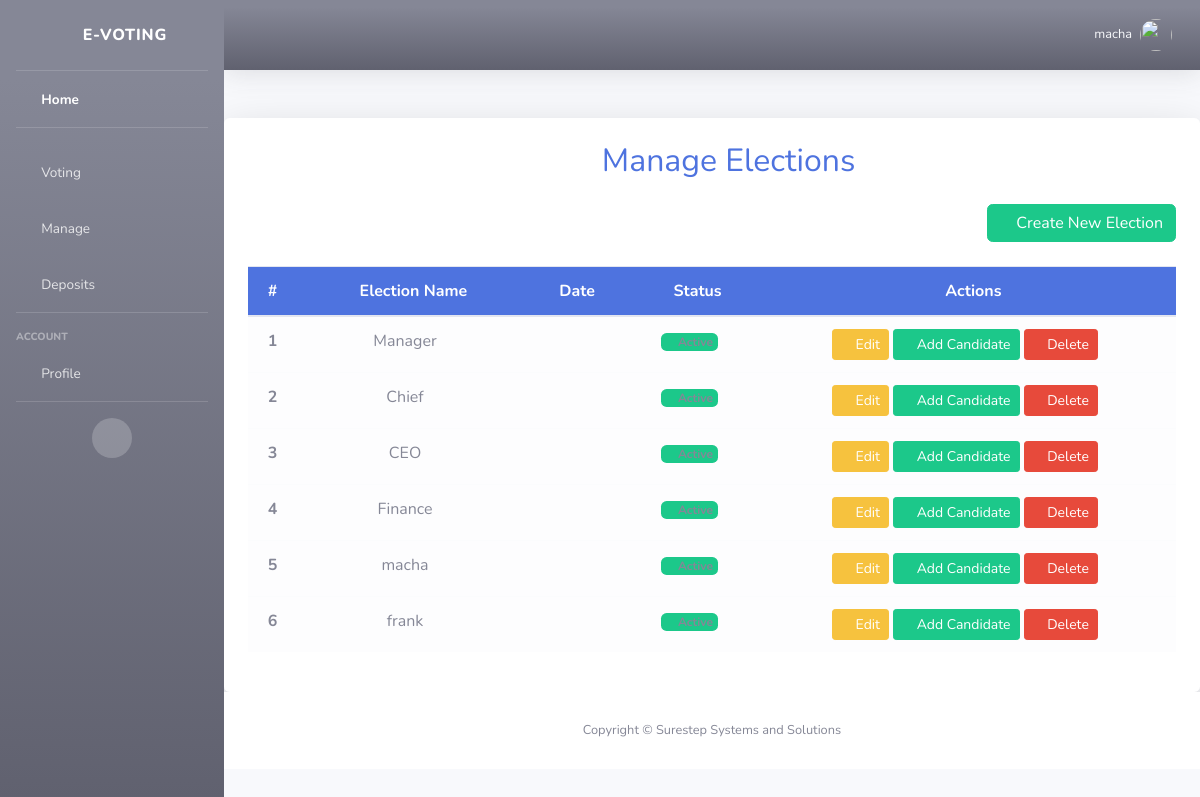
Before: /man_elections (signed in) with the older database file.
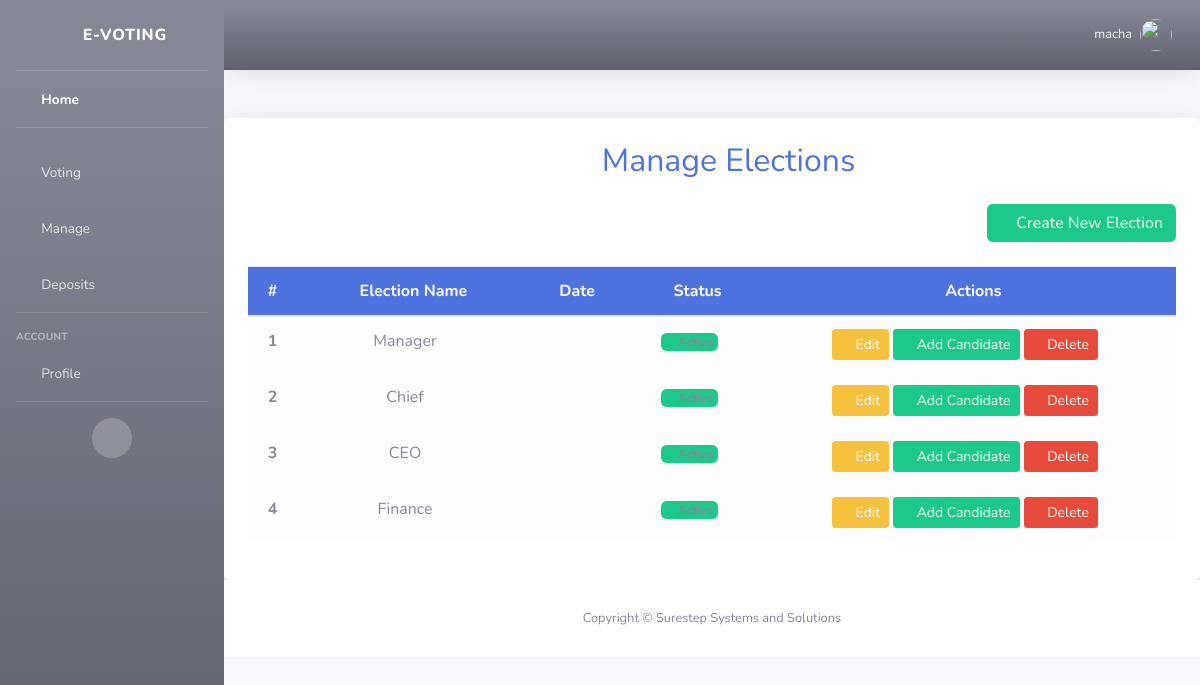
After: the same page with the newer database file.
### webapp/models.py (models this page shows, shortened)
class Election(models.Model):
    STATUS_CHOICES = [
        ('pending', 'Pending'),
        ('active', 'Active'),
    ]
    name = models.CharField(max_length=255, unique=True)
    date = models.DateField()
    created_at = models.DateTimeField(default=timezone.now)
    status = models.CharField(max_length=10, choices=STATUS_CHOICES, default='pending')

### webapp/views.py (the view)
# urls.py: path('man_elections', views.manage_elections, name='man_elections'),
@login_required
def manage_elections(request):
    if request.method == "POST":
        election_id = request.POST.get("election_id")
        election = get_object_or_404(Election, id=election_id)
        election.delete()
        messages.success(request, "Election deleted successfully!")
        return redirect('manage_elections')  # Redirect after deletion
    elections = Election.objects.all()
    return render(request, 'man_elections.html', {'elections': elections})

### webapp/templates/man_elections.html (shortened to what this page needs)
{% extends 'base.html' %}
{% load static %}
{% block content %}
<div class="container mt-5 p-4 shadow-lg bg-white rounded">
    <h2 class="text-center mb-4 text-primary">
        <i class="fas fa-cogs"></i> Manage Elections
    </h2>
    <div class="d-flex justify-content-end mb-4">
        <a href="{% url 'create_election' %}" class="btn btn-success">
            <i class="fas fa-plus-circle"></i> Create New Election
        </a>
    </div>
    <div class="table-responsive">
        <table class="table table-hover text-center align-middle">
            <thead class="bg-primary text-white">
                <tr>
                    <th scope="col">#</th>
                    <th scope="col"><i class="fas fa-poll"></i> Election Name</th>
                    <th scope="col"><i class="fas fa-calendar-alt"></i> Date</th>
                    <th scope="col"><i class="fas fa-info-circle"></i> Status</th>
                    <th scope="col"><i class="fas fa-tools"></i> Actions</th>
                </tr>
            </thead>
            <tbody>
                {% for election in elections %}
                <tr class="table-light">
                    <th scope="row">{{ forloop.counter }}</th>
                    <td class="fw-bold">{{ election.name }}</td>
                    <td>{{ election.election_date }}</td>
                    <td>
                        {% if election.status == 'pending' %}
                        <span class="badge bg-warning text-dark"><i class="fas fa-clock"></i> Pending</span>
                        {% elif election.status == 'active' %}
                        <span class="badge bg-success"><i class="fas fa-check-circle"></i> Active</span>
                        {% else %}
                        <span class="badge bg-secondary"><i class="fas fa-flag-checkered text-light"></i> <span class="text-light">Completed</span></span>
                        {% endif %}
                    </td>
                    <td>
                        <button class="btn btn-warning btn-sm edit-election-btn"
                            data-id="{{ election.id }}"
                            data-name="{{ election.name }}"
                            data-status="{{ election.status }}"
                            data-date="{{ election.election_date }}">
                            <i class="fas fa-edit"></i> Edit
                        </button>
                        <a href="{% url 'create_candidate' %}?id={{ election.id }}" class="btn btn-success btn-sm">
                            <i class="fas fa-plus"></i> Add Candidate
                        </a>
                        <a href="{% url 'delete_election' %}?id={{ election.id }}" class="btn btn-danger btn-sm">
                            <i class="fas fa-trash-alt"></i> Delete
                        </a>
                    </td>
                </tr>
                {% empty %}
                <tr>
                    <td colspan="5" class="text-center text-muted">
                        <i class="fas fa-info-circle"></i> No elections available.
                    </td>
                </tr>
                {% endfor %}
            </tbody>
        </table>
    </div>
</div>
{% endblock %}

### webapp/templates/base.html (shortened to what this page needs)
{% load static %}
<!DOCTYPE html>
<html lang="en">
<head>
    <link href="{% static "vendor/fontawesome-free/css/all.min.css" %}" rel="stylesheet" type="text/css">
    <link href="{% static "css/sb-admin-2.min.css" %}" rel="stylesheet">
    <link href="{% static "vendor/datatables/dataTables.bootstrap4.min.css" %}" rel="stylesheet">
</head>
<body id="page-top">
    <div id="wrapper">
        <ul class="navbar-nav bg-gradient-secondary sidebar sidebar-dark accordion" id="accordionSidebar">
            <a class="sidebar-brand d-flex align-items-center justify-content-center" href="#">
                <div class="sidebar-brand-icon rotate-n-15">
                    <i class="fas fa-poll"></i>
                </div>
                <div class="sidebar-brand-text mx-3">E-Voting</div>
            </a>
            <hr class="sidebar-divider my-0">
            <li class="nav-item active">
                <a class="nav-link" href="#">
                    <i class="fas fa-fw fa-home"></i>
                    <span>Home</span>
                </a>
            </li>
            <hr class="sidebar-divider">
            <li class="nav-item">
                <a class="nav-link collapsed" href="#" data-toggle="collapse" data-target="#collapseLoans" aria-expanded="true" aria-controls="collapseLoans">
                    <i class="fas fa-fw fa-receipt"></i>
                    <span>Voting</span>
                </a>
                <div id="collapseLoans" class="collapse" aria-labelledby="headingLoans" data-parent="#accordionSidebar">
                <li class="nav-item">
                    <a class="nav-link collapsed" href="#" data-toggle="collapse" data-target="#collapsemanage" aria-expanded="true" aria-controls="collapsemanage">
                        <i class="fas fa-fw fa-receipt"></i>
                        <span>Manage</span>
                    </a>
                </li>
            <li class="nav-item">
                <a class="nav-link" href="#">
                    <i class="fas fa-fw fa-hand-holding-usd"></i>
                    <span>Deposits</span>
                </a>
            </li>
            <hr class="sidebar-divider">
            <div class="sidebar-heading">Account</div>
            <li class="nav-item">
                <a class="nav-link collapsed" href="#" data-toggle="collapse" data-target="#collapseAccount" aria-expanded="true" aria-controls="collapseAccount">
                    <i class="fas fa-fw fa-user"></i>
                    <span>Profile</span>
                </a>
            </li>
            <hr class="sidebar-divider d-none d-md-block">
            <div class="text-center d-none d-md-inline">
                <button class="rounded-circle border-0" id="sidebarToggle"></button>
            </div>
        </ul>
        <div id="content-wrapper" class="d-flex flex-column">
            <div id="content">
                <nav class="navbar navbar-expand  bg-gradient-secondary topbar mb-4 static-top shadow">
                    <ul class="navbar-nav ml-auto">
                        <li class="nav-item dropdown no-arrow">
                            <a class="nav-link dropdown-toggle" href="#" id="userDropdown" role="button" data-toggle="dropdown" aria-haspopup="true" aria-expanded="false">
                                <span class="mr-2 d-none d-lg-inline text-light small">{{ request.user.username }}</span>
                                <img class="img-profile rounded-circle" src="{% static '/img/undraw_profile.svg' %}">
                            </a>
                        </li>
                    </ul>
                </nav>
                {% block content %}
                {% endblock %}
            <footer class="sticky-footer bg-white">
                <div class="container my-auto">
                    <div class="copyright text-center my-auto">
                        <span>Copyright &copy; Surestep Systems and Solutions</span>
                    </div>
                </div>
            </footer>
        </div>
    </div>
</body>
</html>

Changed rows visible on the page:
removed Election: name "macha", status "active" (drawn)
removed Election: name "frank", status "active" (drawn)
